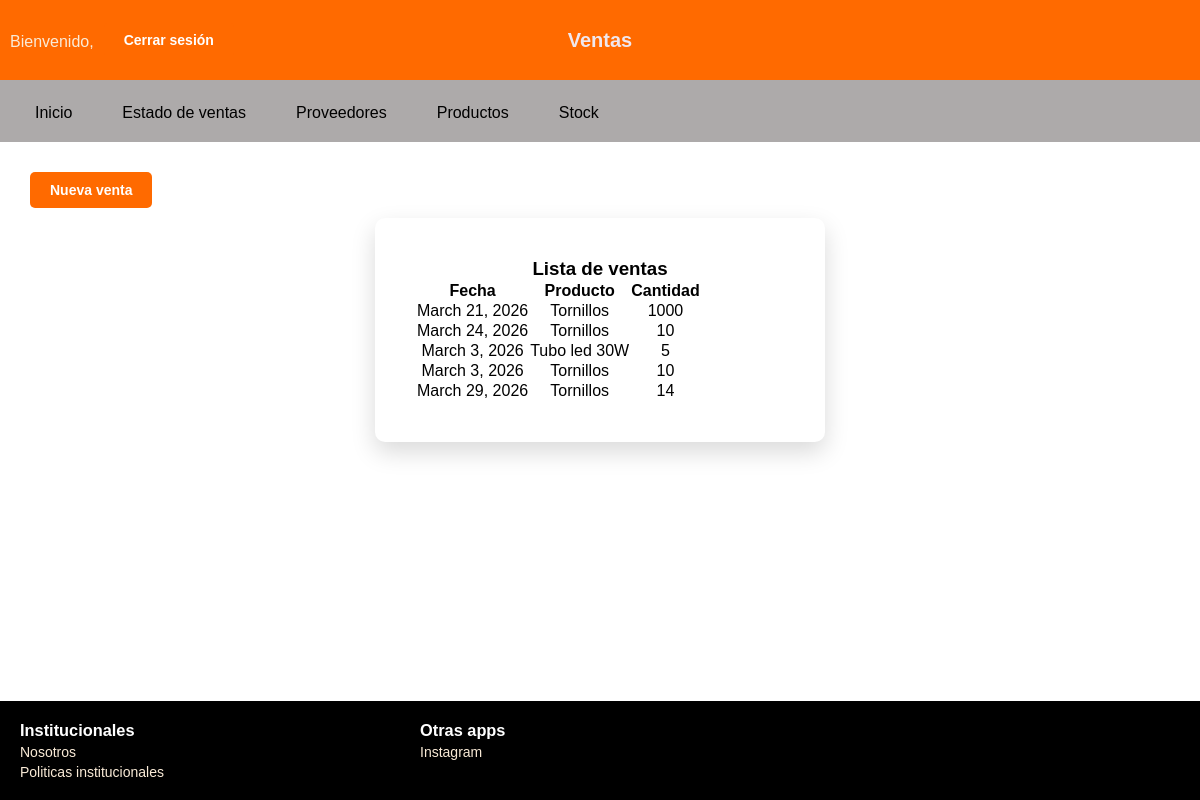
The page /proyecto/accounts/ventas_gral/ on the database its author committed.
### accounts/models.py (models this page shows, shortened)
class Venta(models.Model):
    fecha = models.DateField(default=timezone.now)
    producto = models.ForeignKey(Producto, on_delete=models.CASCADE)
    cantidad = models.IntegerField()

class Producto(models.Model):
    producto = models.CharField(max_length=100)
    cantidad = models.IntegerField()
    class Unidad(models.TextChoices):
        UNIDAD = "unidad", "Unidad"
        CAJA = "caja", "Caja"
        METRO = "metro", "Metro"
    unidad = models.CharField(max_length=20, choices=Unidad.choices)
    def __str__(self):
        return self.producto

### accounts/views.py (the view)
# urls.py: path('ventas_gral/', views.ventas_geral, name= "ventas_geral"),
def ventas_geral(request):
    mensaje_error = None
    if request.method == "POST":
        form = NuevaVentaForm(request.POST)
        if form.is_valid():
            producto = form.cleaned_data['producto']
            cantidad = form.cleaned_data['cantidad']
            fecha = form.cleaned_data['fecha']
            if producto.cantidad >= cantidad:
                Venta.objects.create(
                    producto=producto,
                    cantidad=cantidad,
                    fecha = fecha,
                )
                producto.cantidad -= cantidad
                producto.save()
            return redirect('ventas_geral')
        else:
                mensaje_error = "No hay suficiente stock"
    else:
        form = NuevaVentaForm()
    ventas = Venta.objects.all()
    return render(request, "accounts/ventas_geral.html", {
        "form": form,
        "ventas": ventas,
        "error": mensaje_error
    })

### accounts/templates/accounts/ventas_geral.html (shortened to what this page needs)
{% load static %}
<!DOCTYPE html>
<html lang="es">
<head>
    <link rel="stylesheet" href="{% static 'accounts/styles_ventasgeral.css' %}">
</head>
<body>
    <header>
        <h2 class="title">Ventas</h2>
        <a class="user_register" href="{% url 'user_profile' %}">Bienvenido, {{request.user.username}} </a>
        <form method="POST" action="{% url 'logout' %}">
        <button class="btn-nuevo" type="submit">Cerrar sesión</button>
    </header>
    <nav>
        <ul class="menu">
            <li><a href="{% url 'general' %}">Inicio</a></li>
            <li class="dropdown">
                <a href="#">Estado de ventas</a>
            </li>
            <li class="dropdown">
            <a href="#">Proveedores</a>
            </li>
            <li><a href="{% url 'productos' %}"> Productos</a></li>
            <li><a href="{% url 'stock' %}"> Stock</a></li>
        </ul>
    </nav>
    <main>
    <button type="button" class="btn-nuevo" onclick="abrirModal()">
        Nueva venta
    </button>
    <section>
        <h3>Lista de ventas</h3>
        <table>
            <tr>
                <th>Fecha</th>
                <th>Producto</th>
                <th>Cantidad</th>
            </tr>
            {% for v in ventas %}
            <tr>
                <td>{{ v.fecha }}</td>
                <td>{{ v.producto }}</td>
                <td>{{ v.cantidad }}</td>
            </tr>
            {% endfor %}
        </table>
    </section>
</main>
    <footer>
        <div class="institucionales">
            <h3 class="titulo">Institucionales</h3>
                <a href="{% url 'nosotros' %}">Nosotros</a>
                <a href="{% url 'institucionales' %}">Politicas institucionales</a>
        </div>
        <div class="apps">
            <h3 class="titulo">Otras apps</h3>
                <a href="{% url 'instagram' %}">Instagram</a>
        </div>
    </footer>
</body>
</html>

### accounts/static/accounts/styles_ventasgeral.css (style rules this page uses)
* { margin: 0; padding: 0; box-sizing: border-box; font-family: Arial, Helvetica, sans-serif; }
html, body { height: 100%; }
body { display: flex; flex-direction: column; min-height: 100vh; background: url("/static/accounts/images/background.png"); background-size: cover; background-position: center; background-repeat: no-repeat; }
header { position: relative; display: flex; align-items: center; height: 80px; background-color: #FF6A00; padding: 0 10px; }
.title { position: absolute; left: 50%; transform: translateX(-50%); color: rgb(240, 231, 237); font-size: 20px; }
section { background-color: white; padding: 40px; border-radius: 10px; box-shadow: 0px 10px 25px rgba(0, 0, 0, 0.15); width: 450px; height: auto; margin-top: 20px; margin: auto; text-align: center; }
nav { background-color: #adaaaa; width: 100%; }
.menu { list-style: none; display: flex; gap: 20px; padding: 10px 20px; }
.menu li { position: relative; }
.menu a { color: black; text-decoration: none; padding: 10px 15px; display: block; }
main { flex: 1; display: block; padding: 20px; }
.btn-nuevo { background-color: #FF6A00; color: white; margin: 10px; padding: 10px 20px; font-weight: bold; font-size: 14px; border-radius: 5px; border: none; cursor: pointer; text-align: center; width: auto; }
footer { display: grid; grid-template-columns: 1fr 1fr 1fr; gap: 40px; background-color: black; color: white; padding: 20px; font-size: 14px; }
a { display: flex; grid-template-columns: 100px ; gap: 8px 30px; text-decoration: none; color: antiquewhite; margin-top: 4px ; }

### rows shown on the page
Venta: fecha "March 21, 2026", producto "Tornillos", cantidad "1000"
Venta: fecha "March 24, 2026", producto "Tornillos", cantidad "10"
Venta: fecha "March 3, 2026", producto "Tubo led 30W", cantidad "5"
Venta: fecha "March 3, 2026", producto "Tornillos", cantidad "10"
Venta: fecha "March 29, 2026", producto "Tornillos", cantidad "14"
